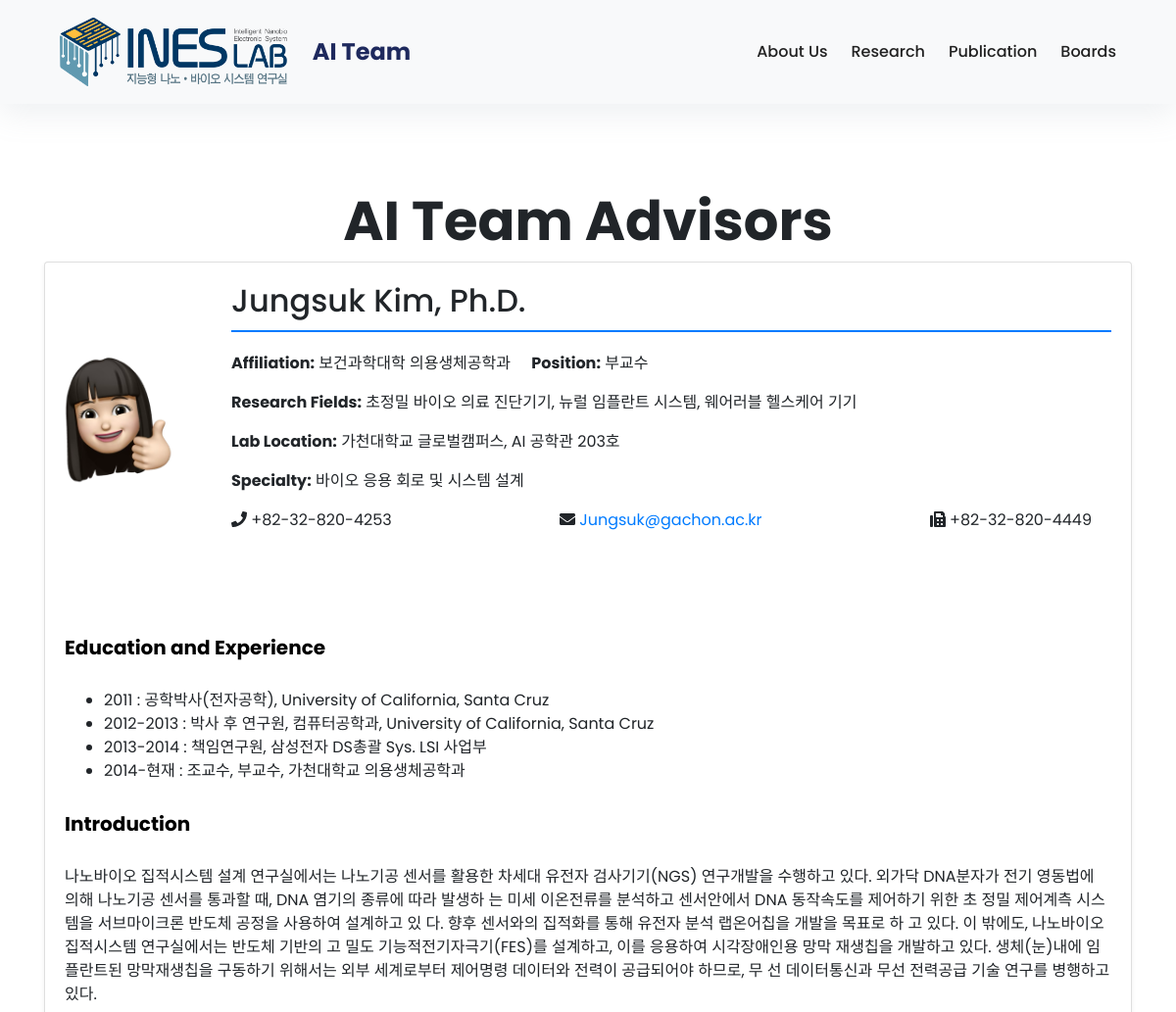
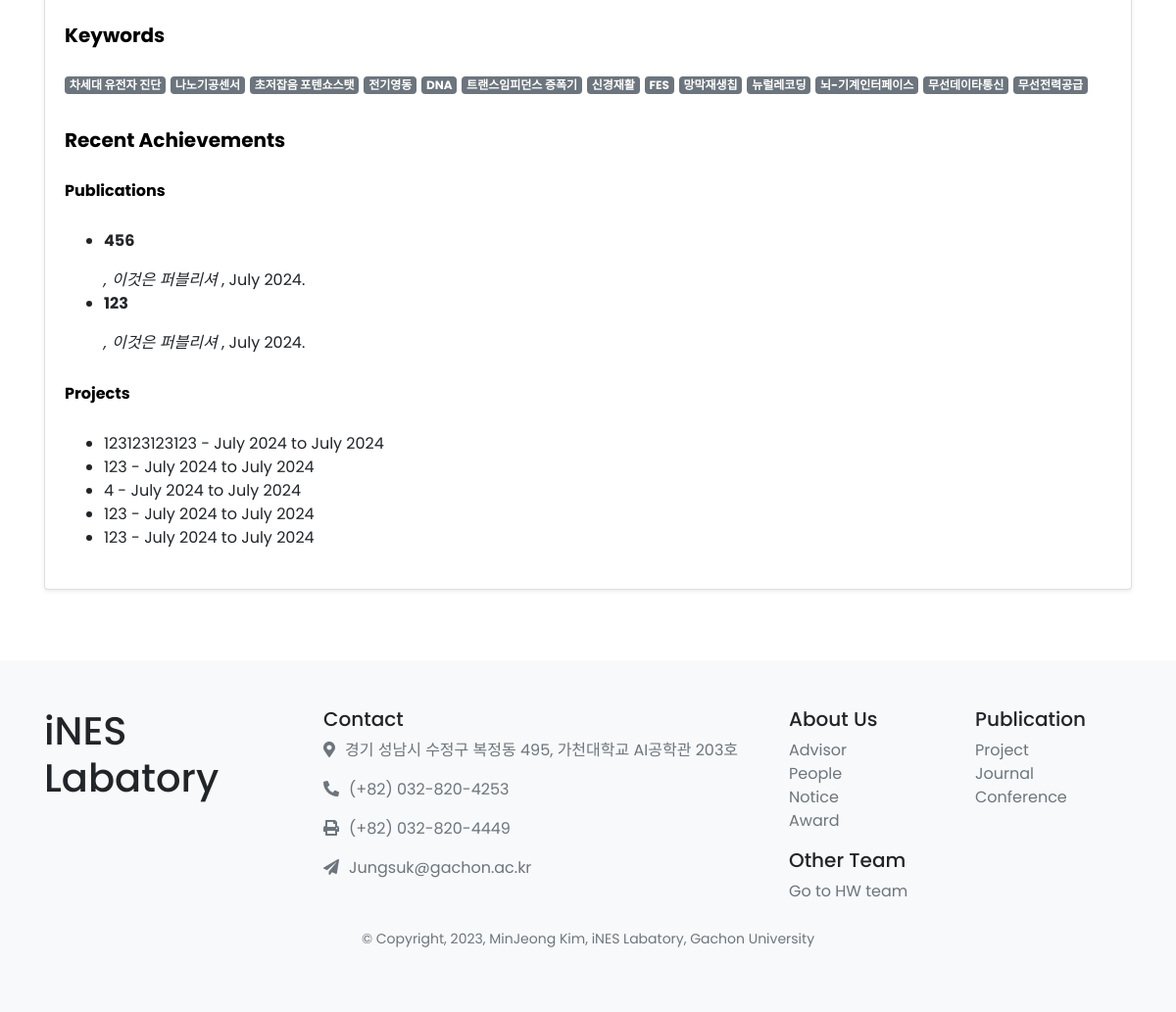
/ai/advisors/, run on an earlier commit of the app's database (2 pictures, top to bottom).
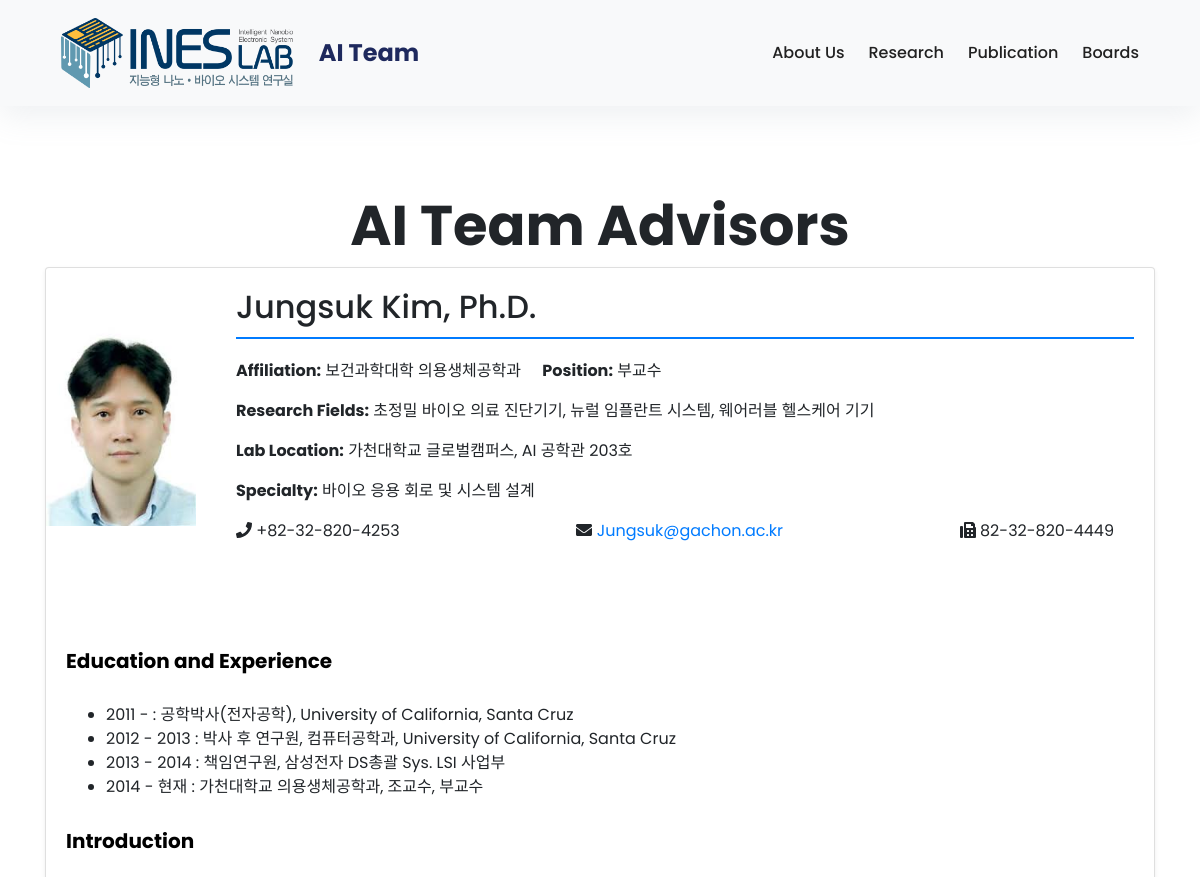
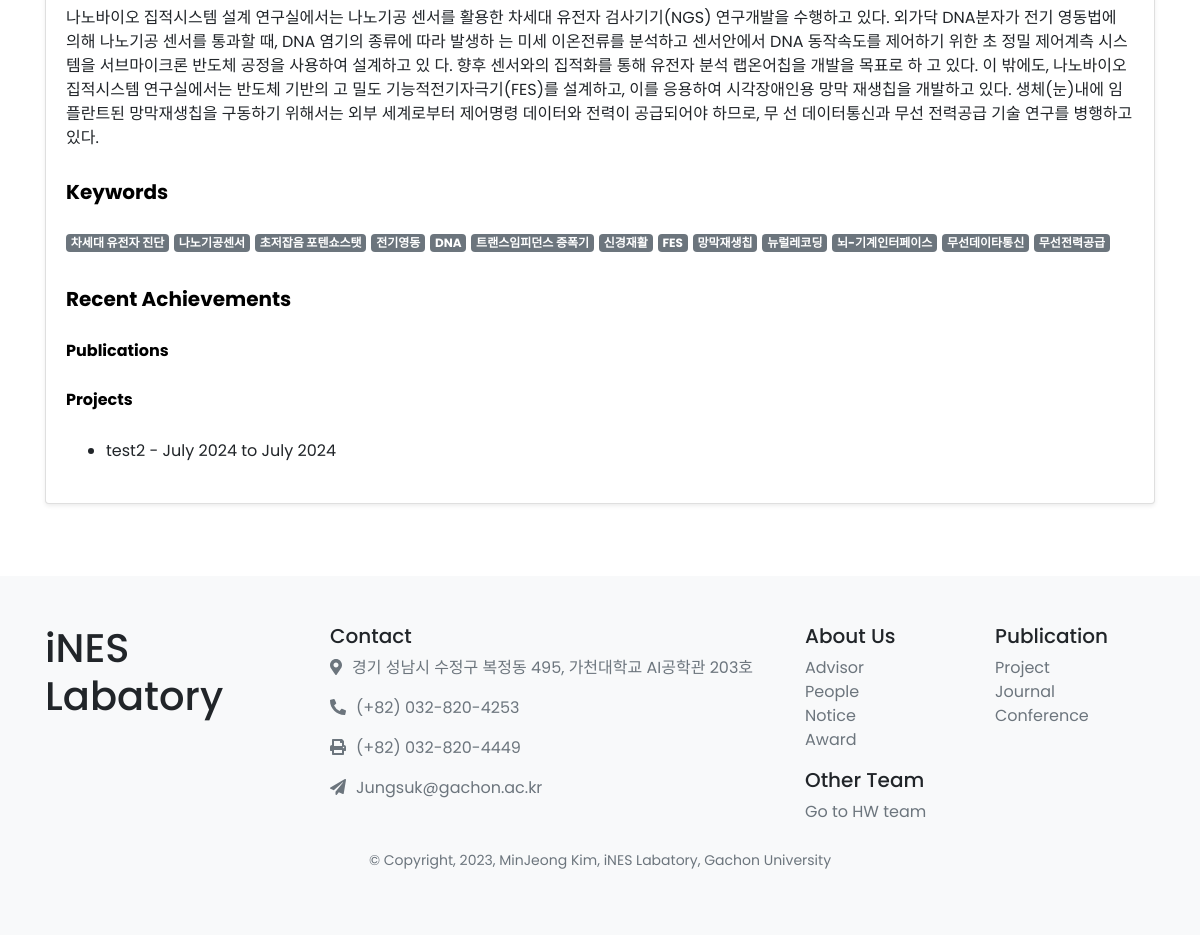
And on a later commit of the database (2 pictures, top to bottom).
### advisor/models.py (models this page shows, shortened)
class Advisor(models.Model):
    TEAM_CHOICES = (
        ('AI', 'AI Team'),
        ('HW', 'HW Team'),
    )
    team = models.CharField(max_length=2, choices=TEAM_CHOICES, default='AI')
    name = models.CharField(max_length=100)
    affiliation = models.CharField(max_length=200)  # 소속
    position = models.CharField(max_length=200)  # 직위
    research_fields = models.TextField(blank=True, null=True)  # 연구분야
    lab_location = models.CharField(max_length=200)  # 연구실위치
    specialty = models.CharField(max_length=200, blank=True, null=True)  # 전공분야
    phone = models.CharField(max_length=20, blank=True, null=True)
    email = models.EmailField()
    fax = models.CharField(max_length=20, blank=True, null=True)
    introduction = models.TextField()  # 소개
    keywords = models.TextField()  # 키워드
    photo = models.FileField(upload_to="upload/advisor_photos/%Y/%m/%d/", blank=True, null=True)

class EducationExperience(models.Model):
    advisor = models.ForeignKey('Advisor', on_delete=models.CASCADE, related_name='education_experiences')
    date_range = models.CharField(max_length=200)  # 날짜 범위
    institution = models.CharField(max_length=255)  # 학교/기관
    position = models.CharField(max_length=255)  # 직책

### publications/models.py (models this page shows, shortened)
class Publication(models.Model):
    TYPE_CHOICES = [
        ('CONF', 'Conference'),
        ('JOUR', 'Journal'),
        ('SURV', 'Survey'),
    ]
    TEAM_CHOICES = (
        ('AI', 'AI Team'),
        ('HW', 'Hardware Team'),
    )
    team = models.CharField(max_length=2, choices=TEAM_CHOICES, default='HW')
    pub_type = models.CharField(max_length=4, choices=TYPE_CHOICES, default='JOUR')
    title = models.CharField(max_length=255)
    authors = models.TextField(blank=True)  # 참여하는 멤버들은 그냥 직접 작성하다는 점을 반영하여 TextField로 수정
    citation_text = models.TextField(blank=True)
    published_date = models.DateTimeField()
    doi_link = models.URLField()
    areas = models.ManyToManyField(Area, blank=True)  # 프로젝트 관련 영역
    pdf = models.FileField(upload_to='upload/publications/%Y/%m/%d/', null=True, blank=True)
    pdf_link = models.URLField(blank=True, null=True)
    publisher = models.CharField(max_length=200, blank=True, null=True)
    related_project = models.ForeignKey(Projects, on_delete=models.CASCADE, related_name='publications', null=True, blank=True)

### project/models.py (models this page shows, shortened)
class Projects(models.Model):
    TEAM_CHOICES = (
        ('AI', 'AI Team'),
        ('HW', 'Hardware Team'),
    )
    team = models.CharField(max_length=2, choices=TEAM_CHOICES, default='HW')
    name = models.CharField(max_length=255)
    description = models.TextField()  # Abstract으로 사용
    start_date = models.DateTimeField()
    end_date = models.DateTimeField()
    project_lead = models.ForeignKey(member_list, on_delete=models.CASCADE, related_name='project_lead')  # 프로젝트 리더
    members = models.ManyToManyField(member_list)  # 프로젝트에 참여하는 멤버들
    areas = models.ManyToManyField(Area, blank=True, null=True)  # 프로젝트 관련 영역
    keywords = models.CharField(max_length=255, blank=True, null=True)  # 키워드 필드
    github_link = models.URLField(max_length=200, blank=True, null=True)  # GitHub 링크
    paper_link = models.URLField(max_length=200, blank=True, null=True)  # 논문 링크
    other_link = models.URLField(max_length=200, blank=True, null=True)  # 기타 링크

### advisor/views.py (the view)
# urls.py: path('advisors/', advisor_views.advisor_list, {'team': 'ai'}, name='ai_advisors'),
def advisor_list(request, team):
    advisors = Advisor.objects.filter(team=team.upper())
    team_name = "AI" if team.lower() == "ai" else "HW"
    if team.lower() in ['ai', 'hw']:
        jeongseok_professor = Advisor.objects.filter(name="Jungsuk Kim", team="HW").first()
        if jeongseok_professor and jeongseok_professor not in advisors:
            advisors = list(advisors) + [jeongseok_professor]
    for advisor in advisors:
        advisor.keywords_list = advisor.keywords.split(',')
    recent_projects = Projects.objects.filter(team=team.upper()).order_by('-start_date')[:5]
    recent_publications = Publication.objects.filter(team=team.upper()).order_by('-published_date')[:5]
    context = {
        'advisors': advisors,
        'team': team_name,
        'recent_projects': recent_projects,
        'recent_publications': recent_publications
    }
    return render(request, 'labweb/advisor/advisor_list.html', context)

### templates/labweb/advisor/advisor_list.html (shortened to what this page needs)
{% extends 'labweb/base.html' %}
{% block content %}
<div class="container py-5">
    <br><br><br><br><br><br>
    <header class="text-center">
        <h1 class="display-4 font-weight-bold">{{ team }} Team Advisors</h1>
    </header>
    <div class="row">
        {% for advisor in advisors %}
        <div class="col-md-12">
            <div class="card mb-4 shadow-sm">
                <div class="advisor-info">
                    {% if advisor.photo %}
                    <img src="{{ advisor.photo.url }}" class="card-img-top" alt="{{ advisor.name }}">
                    {% endif %}
                    <div class="card-body">
                        <h2 class="advisor-header">{{ advisor.name }}, Ph.D.</h2>
                        <p><strong>Affiliation:</strong> {{ advisor.affiliation }} &nbsp;&nbsp;&nbsp; <strong>Position:</strong> {{ advisor.position }}</p>
                        <p><strong>Research Fields:</strong> {{ advisor.research_fields }}</p>
                        <p><strong>Lab Location:</strong> {{ advisor.lab_location }}</p>
                        <p><strong>Specialty:</strong> {{ advisor.specialty }}</p>
                        <div class="advisor-contact mt-3">
                            <p><i class="fas fa-phone"></i> {{ advisor.phone }}</p>
                            <p><i class="fas fa-envelope"></i> <a href="mailto:{{ advisor.email }}">{{ advisor.email }}</a></p>
                            <p><i class="fas fa-fax"></i> {{ advisor.fax }}</p>
                        </div>
                    </div>
                </div>
                <div class="card-body">
                    <h5 class="section-title">Education and Experience</h5>
                    <ul>
                        {% for edu in advisor.education_experiences.all %}
                        <li>{{ edu.date_range }} : {{ edu.position }}, {{ edu.institution }} </li>
                        {% endfor %}
                    </ul>
                    <h5 class="section-title">Introduction</h5>
                    <p>{{ advisor.introduction }}</p>
                    <h5 class="section-title">Keywords</h5>
                    <div class="badge-container">
                        {% for keyword in advisor.keywords_list %}
                        <span class="badge badge-secondary">{{ keyword }}</span>
                        {% endfor %}
                    </div>
                    <h5 class="section-title">Recent Achievements</h5>
                    <h6 class="section-title">Publications</h6>
                    <ul>
                        {% for publication in recent_publications %}
                        <li>
                            <p class="card-text" style="font-weight: bold; ">{{ publication.title }}</p>
                            <p class="card-text">{{ publication.authors|linebreaksbr }}
                                {% if publication.publisher %}
                                <span style="font-style: italic">, {{ publication.publisher }}</span>
                                {% endif %}
                                , {{ publication.published_date|date:"F Y" }}.
                            </p>
                        </li>
                        {% endfor %}
                    </ul>
                    <h6 class="section-title">Projects</h6>
                    <ul>
                        {% for project in recent_projects %}
                        <li>{{ project.name }} - {{ project.start_date|date:"F Y" }} to {{ project.end_date|date:"F Y" }}</li>
                        {% endfor %}
                    </ul>
                </div>
            </div>
        </div>
        {% endfor %}
    </div>
</div>
{% endblock %}

### templates/labweb/base.html (shortened to what this page needs)
<!DOCTYPE html>
<html lang="en">
<head>
    <link rel="stylesheet" href="/static/css/navbar.css">
    <link rel="stylesheet" href="https://cdn.jsdelivr.net/npm/bootstrap@4.6.2/dist/css/bootstrap.min.css">
</head>
<body>
    <div class="navigation-wrap bg-light start-header start-style">
        <div class="container">
            <div class="row">
                <div class="col-12">
                    <nav class="navbar navbar-expand-md navbar-light">
                        <a class="navbar-brand" href="/" ><img src="/static/images/logo/Logo2.png" alt="" ></a>
                            {% if 'ai' in request.path %}
                                <span class="team-name">AI Team</span>
                            {% elif 'hw' in request.path %}
                                <span class="team-name">HW Team</span>
                            {% endif %}
                        <div class="collapse navbar-collapse" id="navbarSupportedContent">
                            <ul class="navbar-nav ml-auto py-4 py-md-0">
                                {% if 'ai' in request.path %}
                                    <li class="nav-item pl-4 pl-md-0 ml-0 ml-md-4">
                                        <a class="nav-link dropdown-toggle" data-toggle="dropdown" href="#" role="button" aria-haspopup="true" aria-expanded="false">About Us</a>
                                    </li>
                                    <li class="nav-item pl-4 pl-md-0 ml-0 ml-md-4">
                                        <a class="nav-link dropdown-toggle" data-toggle="dropdown" href="#" role="button" aria-haspopup="true" aria-expanded="false">Research</a>
                                    </li>
                                    <li class="nav-item pl-4 pl-md-0 ml-0 ml-md-4">
                                        <a class="nav-link dropdown-toggle" data-toggle="dropdown" href="#" role="button" aria-haspopup="true" aria-expanded="false">Publication</a>
                                    </li>
                                    <li class="nav-item pl-4 pl-md-0 ml-0 ml-md-4">
                                        <a class="nav-link dropdown-toggle" data-toggle="dropdown" href="#" role="button" aria-haspopup="true" aria-expanded="false">Boards</a>
                                    </li>
                                {% endif %}
                            </ul>
                        </div>
                    </nav>
                </div>
            </div>
        </div>
    </div>
    {% block content %}
    {% endblock %}
    <div class="footer-wrap bg-light">
        <footer class="container py-5">
            <div class="row">
                <div class="col-12 col-md-3">
                    <h1>iNES Labatory</h1>
                </div>
                <div class="col-6 col-md-5">
                    <h5>Contact</h5>
                    <ul class="list-unstyled text-small">
                        <li class="text-muted" style="font-size:medium; display: flex; align-items: baseline;" >
                            <span style="padding-right: 10px; "><i class="fas fa-map-marker-alt text-muted" ></i></span>
                            <p class="text-muted">경기 성남시 수정구 복정동 495, 가천대학교 AI공학관 203호</p>
                        </li>
                        <li class="text-muted" style="font-size:medium; display: flex; align-items: baseline;" >
                            <span style="padding-right: 10px;"><i class="fas fa-phone-alt text-muted"></i></span>
                            <p class="text-muted"> (+82) 032-820-4253</p>
                        </li>
                        <li class="text-muted" style="font-size:medium; display: flex; align-items: baseline;" >
                            <span style="padding-right: 10px;"><i class="fas fa-print text-muted"></i></span>
                            <p class="text-muted"> (+82) 032-820-4449</p>
                        </li>
                        <li class="text-muted" style="font-size:medium; display: flex; align-items: baseline;" >
                            <span style="padding-right: 10px;"><i class="fas fa-paper-plane text-muted"></i></span>
                            <p class="text-muted"> Jungsuk@gachon.ac.kr</p>
                        </li>
                    </ul>
                </div>
                {% if 'ai' in request.path %}
                    <div class="col-6 col-md-2">
                        <h5>About Us</h5>
                        <ul class="list-unstyled text-small">
                            <li><a class="text-muted" href="/ai/advisors/">Advisor</a></li>
                            <li><a class="text-muted" href="/ai/members/filter/">People</a></li>
                            <li><a class="text-muted" href="/ai/notices/">Notice</a></li>
                            <li><a class="text-muted" href="/ai/awards/">Award</a></li>
                        </ul>
                        <h5>Other Team</h5>
                        <ul class="list-unstyled text-small">
                            <li><a class="text-muted" href="/hw/advisors/">Go to HW team</a></li>
                        </ul>
                    </div>
                    <div class="col-6 col-md-2">
                        <h5>Publication</h5>
                        <ul class="list-unstyled text-small">
                            <li><a class="text-muted" href="/ai/projects/">Project</a></li>
                            <li><a class="text-muted" href="/ai/publications/JOUR/">Journal</a></li>
                            <li><a class="text-muted" href="/ai/publications/CONF/">Conference</a></li>
                        </ul>
                    </div>
                {% endif %}
            </div>
            <small class="d-block mb-3 text-muted" style="text-align: center; margin-top: 10px;">&copy; Copyright, 2023, MinJeong Kim, iNES Labatory, Gachon University</small>
        </footer>
    </div>
</body>
</html>

### static/css/navbar.css (style rules this page uses)
body { font-family: 'Poppins', sans-serif !important; font-size: 16px; line-height: 24px; font-weight: 400; color: #212112; background-image: linear-gradient( to top, rgba(255,255,255,0) 10%, rgba(255,255,255,0.25) 25%, rgba(255,255,255,0.5) 50%, rgba(255,255,255,0.75) 75%, rgba(255,255,255,1) 100% ), url('/static/images/home2.jpeg'); background-position: center bottom ; background-repeat: no-repeat; background-size: 100% 50%; background-color: #fff; overflow-x: hidden; }
.start-header { opacity: 1; transform: translateY(0); padding: 0.3em 0; box-shadow: 0 10px 30px 0 rgba(138, 155, 165, 0.15); -webkit-transition : all 0.3s ease-out; transition : all 0.3s ease-out; }
.navigation-wrap { position: fixed; width: 100%; top: 0; left: 0; z-index: 1000; -webkit-transition : all 0.3s ease-out; transition : all 0.3s ease-out; }
.navbar { padding: 0; }
.navbar-brand img { height: 3.5em; width: auto; display: block; -webkit-transition : all 0.3s ease-out; transition : all 0.3s ease-out; }
.nav-link { color: #212121 !important; font-weight: 500; transition: all 200ms linear; }
.nav-link { position: relative; padding: 5px 0 !important; display: inline-block; }
.nav-item:after { position: absolute; bottom: -5px; left: 0; width: 100%; height: 2px; content: ''; background-color: #1e295d; opacity: 0; transition: all 200ms linear; }
.nav-item { position: relative; transition: all 200ms linear; }
.bg-light { background-color: #fff !important; transition: all 200ms linear; }
.dropdown-toggle::after { display: none !important; }

### templates/labweb/advisor/advisor_list.html (style rules this page uses)
.advisor-header { border-bottom: 2px solid #007bff; padding-bottom: 10px; margin-bottom: 20px; }
.advisor-info { display: flex; align-items: center; margin-bottom: 20px; }
.advisor-info img { max-width: 150px; margin-right: 20px; }
.advisor-contact { display: flex; justify-content: space-between; flex-wrap: wrap; margin-top: 20px; }
.advisor-contact p { margin-right: 20px; }
.section-title { font-weight: bold; color: black; margin-top: 30px; margin-bottom: 30px; }
.badge-container { display: flex; flex-wrap: wrap; margin-bottom: 20px; }
.badge-container .badge { margin-right: 5px; margin-bottom: 5px; }
.card-body ul { margin-bottom: 20px; }

### templates/labweb/base.html (style rules this page uses)
body { font-family: "Big Caslon Medium", sans-serif; }
.team-name { font-size: 1.5rem; margin-left: 10px; color: #1e295d; font-weight: 700; }

What changed in the data, as far as the page shows it:
removed Publication: title "456", publisher "이것은 퍼블리셔", published_date "July 2024"
removed Projects: name "123123123123", start_date "July 2024", end_date "July 2024"
removed Projects: name "123", start_date "July 2024", end_date "July 2024"
removed Projects: name "4", start_date "July 2024", end_date "July 2024"
removed Projects: name "123", start_date "July 2024", end_date "July 2024"
removed Projects: name "123", start_date "July 2024", end_date "July 2024"
changed Advisor "Jungsuk Kim": loses Publication (title "123", publisher "이것은 퍼블리셔", published_date "July 2024"); gains Projects (name "test2", start_date "July 2024", end_date "July 2024"); photo: a different picture; fax "+82-32-820-4449" → "82-32-820-4449"
changed EducationExperience "공학박사(전자공학)": date_range "2011" → "2011 -"
changed EducationExperience "박사 후 연구원, 컴퓨터공학과": date_range "2012-2013" → "2012 - 2013"
changed EducationExperience "책임연구원": date_range "2013-2014" → "2013 - 2014"
changed EducationExperience "가천대학교 의용생체공학과": date_range "2014-현재" → "2014 - 현재"; position "조교수, 부교수" → "가천대학교 의용생체공학과"; institution "가천대학교 의용생체공학과" → "조교수, 부교수"
